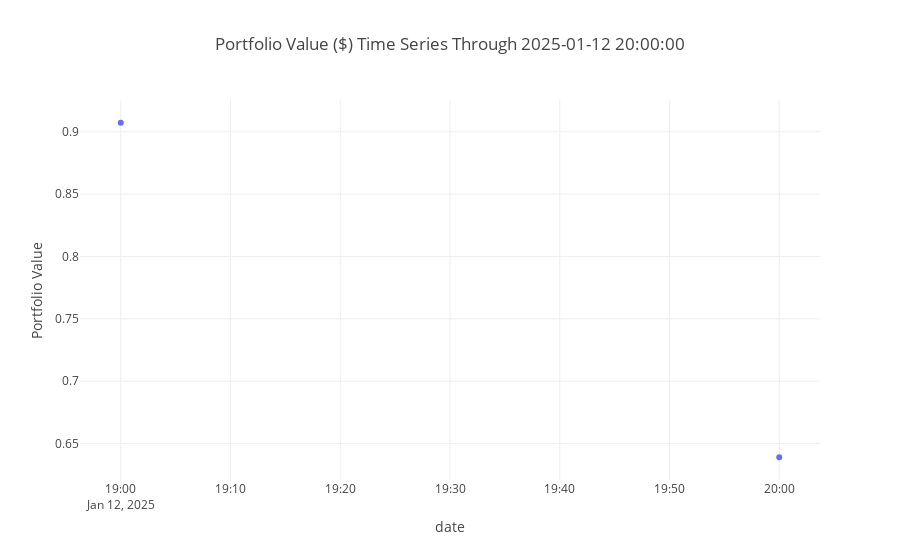

Notebook source saved alongside this figure:
### Code cell
fig2 = px.scatter(
    historical_port_values,
    x='date',
    y='Portfolio Value',
    title=f"Portfolio Value ($) Time Series Through {formatted_today_utc}",
    color_discrete_sequence=px.colors.qualitative.Plotly
)

fig2.show()

### Figure 1 — Plotly figure (JSON) as saved in the notebook; plotly's stock layout.template omitted (floating-point values rounded to 4 significant figures)
{"data": [{"hovertemplate": "date=%{x}<br>Portfolio Value=%{y}<extra></extra>", "legendgroup": "", "marker": {"color": "#636EFA", "symbol": "circle"}, "mode": "markers", "name": "", "orientation": "v", "showlegend": false, "type": "scatter", "x": ["2025-01-12 19:00:00", "2025-01-12 20:00:00"], "xaxis": "x", "y": [0.9072, 0.6391], "yaxis": "y"}], "layout": {"legend": {"tracegroupgap": 0}, "title": {"text": "Portfolio Value ($) Time Series Through 2025-01-12 20:00:00"}, "xaxis": {"anchor": "y", "domain": [0, 1], "title": {"text": "date"}}, "yaxis": {"anchor": "x", "domain": [0, 1], "title": {"text": "Portfolio Value"}}}}
